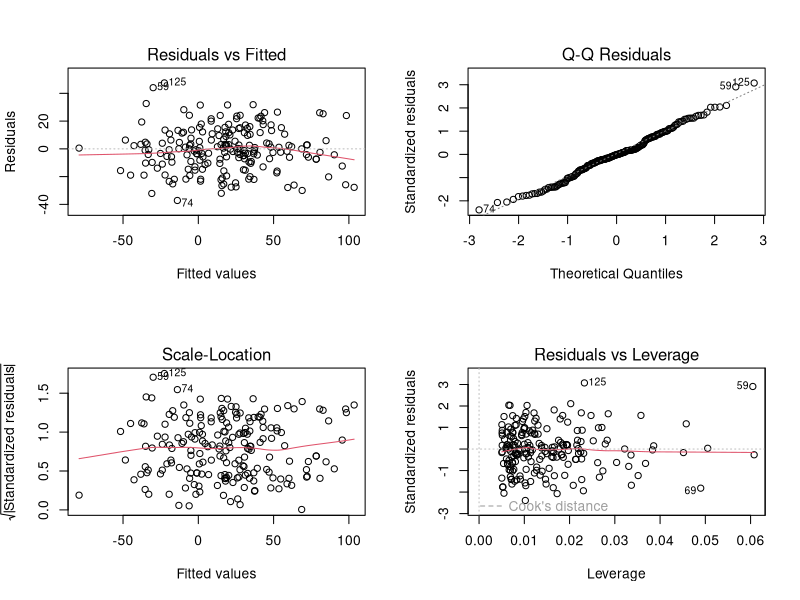

R code for this plot:
## ---- chunk 1
# 1. Generate Synthetic Data
set.seed(42)
n <- 200
X1 <- rnorm(n, mean=50, sd=10)
X2 <- rnorm(n, mean=100, sd=20)
# Create outcome with normal noise
Y <- 15 + 2.5*X1 - 1.2*X2 + rnorm(n, mean=0, sd=15)

data <- data.frame(Y, X1, X2)

# 2. Fit the Linear Regression Model
model <- lm(Y ~ X1 + X2, data=data)

# Print model summary (Contains F-test, RSS, and coefficients)
print(summary(model))

# 3. Residual Diagnostics
# R has built-in diagnostic plots that are generated by plotting the model object
par(mfrow=c(2,2)) # Set up a 2x2 grid for plots

# Plot 1: Residuals vs Fitted (checks linearity and constant variance)
# Plot 2: Normal Q-Q (checks normality of residuals)
# Plot 3: Scale-Location (checks homoscedasticity)
# Plot 4: Residuals vs Leverage (checks for influential points / high leverage)
plot(model)
